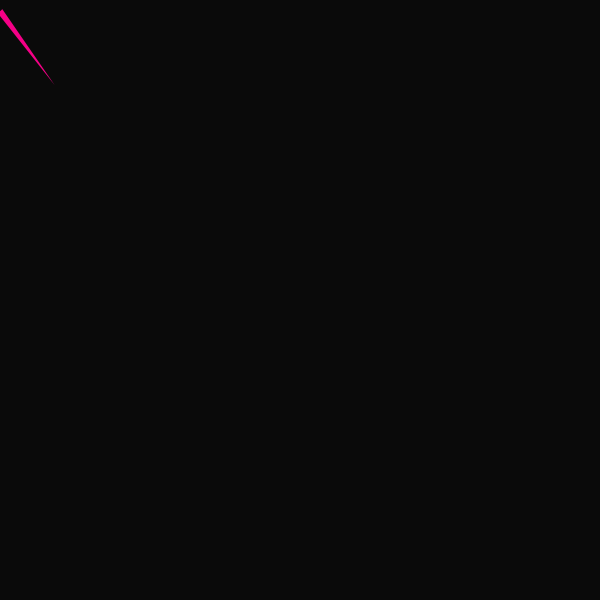
Frame 1 (no input)
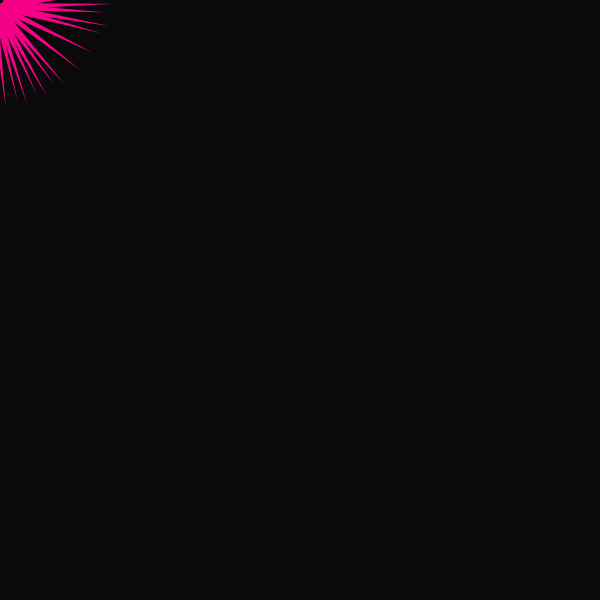
Frame 60 (the mouse pressed at the canvas centre just before this capture)
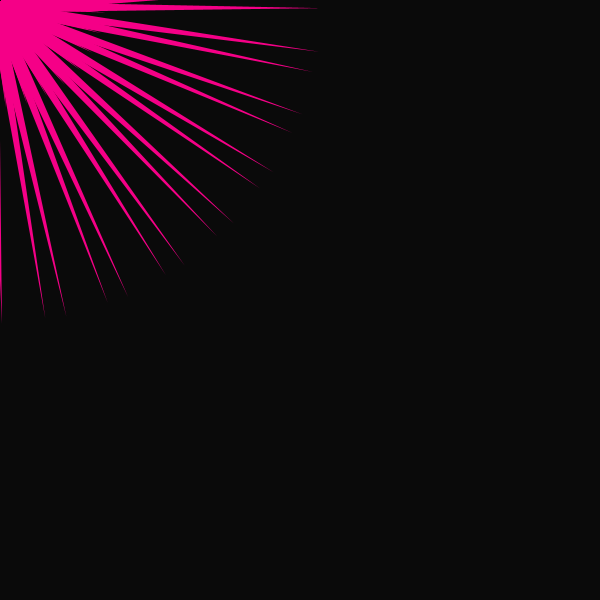
Frame 120 (the mouse held since frame 60 and released just before this capture)

The Processing sketch that drew these frames (run headless with seeded random() and noise(); from frame 60 on, the mouse is pressed at the canvas centre):

// Processing sketch: processing_135306
// ── processing_135306.pde

float k=1;
void setup() {
  size (600,600);
  background(10);
  smooth();
  noStroke();
}
void draw() {
  noStroke ();
  fill (245,random(0),135);
  smooth();
  rotate (k);
  float triangle_size = random (5,15);
  triangle ( 100+k, -mouseX, 10, 9, 9/k, 3);
  k= k+0.2;
}
